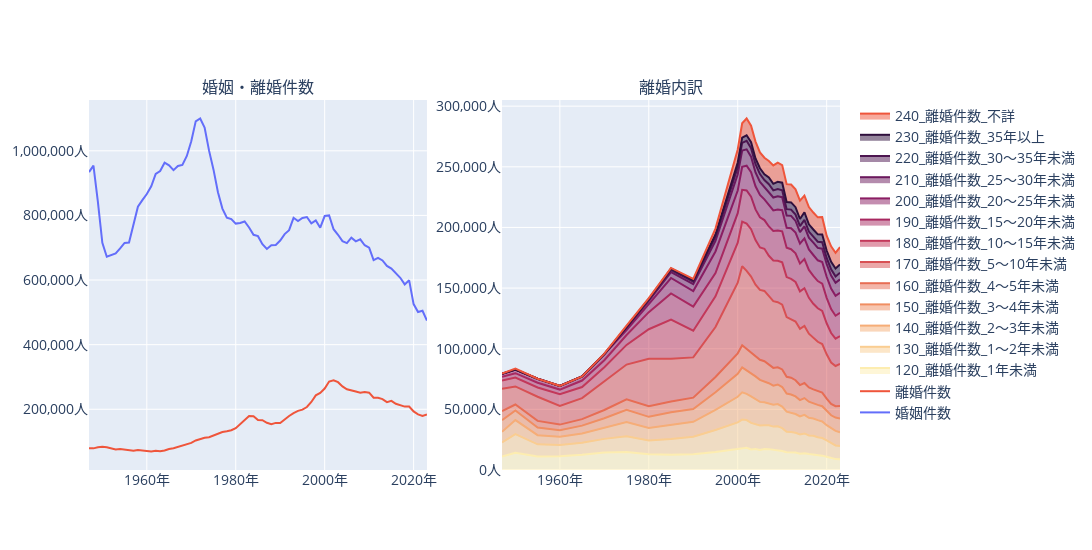

The notebook cell saved with this chart:
### Code cell
# サブプロットの作成
marriage_fig = make_subplots(rows=1, cols=2, subplot_titles=("婚姻・離婚件数", "離婚内訳"))
# 左側の婚姻・離婚件数グラフ
marriage_fig.add_trace(go.Scatter(
    x=pivot_df.index, 
    y=pivot_df["婚姻件数"],
    mode="lines", 
    name="婚姻件数"
), row=1, col=1)
marriage_fig.add_trace(go.Scatter(
    x=pivot_df.index, 
    y=pivot_df["離婚件数"],
    mode="lines", 
    name="離婚件数"
), row=1, col=1)    #1行1列目に描画
# 右側の離婚内訳エリアグラフ(matterのカラーが不足するので一つカラーコード追加)
divorce_colors = px.colors.sequential.matter + ["#EF553B"]
for n, t in enumerate(divorce_df["同居期間"].unique()):
    df_filtered = divorce_df[divorce_df["同居期間"] == t]
    marriage_fig.add_trace(go.Scatter(
        x=df_filtered["年"], 
        y=df_filtered["値"],
        name=t, 
        marker={"color": divorce_colors[n]},
        stackgroup="divorcegroup"
    ), row=1, col=2)    #1行2列目に描画
marriage_fig.update_layout(width=1200, height=550, font={"size": 14})
# 左側グラフのX軸とY軸の設定（row=1, col=1)
marriage_fig.update_xaxes(ticksuffix="年", row=1, col=1)
marriage_fig.update_yaxes(tickformat=",", ticksuffix="人", row=1, col=1)
# 右側グラフのX軸とY軸の設定(row=1, col=2)
marriage_fig.update_xaxes(ticksuffix="年", row=1, col=2)
marriage_fig.update_yaxes(tickformat=",", ticksuffix="人", row=1, col=2)
marriage_fig.show()
